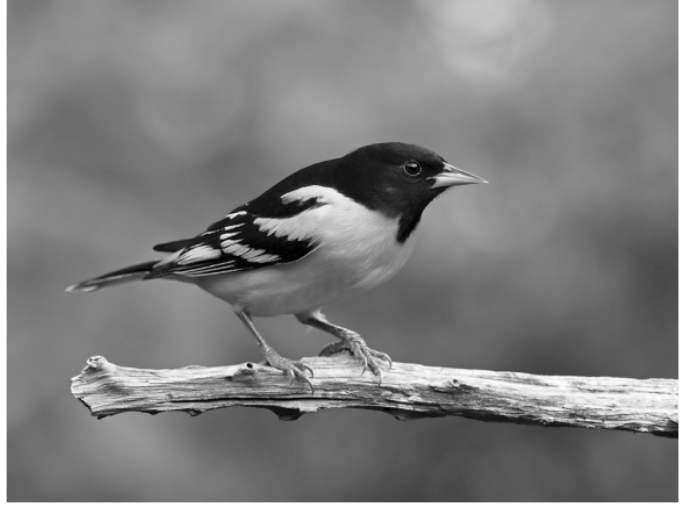
#> input picture Lab4/exercise/bird.png, 685 x 507 px, found by its file name
$ jupyter execute Lab2.2174802010765_HoPhiAnh.ipynb
#> lines starting #> are read from the running program, lines starting #| are printed output that depends on the picture
[cell 1]
import cv2
import numpy as np
import os

1 - Nạp ảnh và lưu thành 3 ảnh với 3 màu khác nhau

[cell 2]
# Nạp ảnh
image = cv2.imread('bird.png')
#> image is the input picture: shape (507, 685, 3); min 0, max 255, mean 126.5

# Lưu ảnh màu đỏ, xanh lá và xanh dương
b, g, r = cv2.split(image)
cv2.imwrite('red_image.png', cv2.merge([b * 0, g * 0, r]))
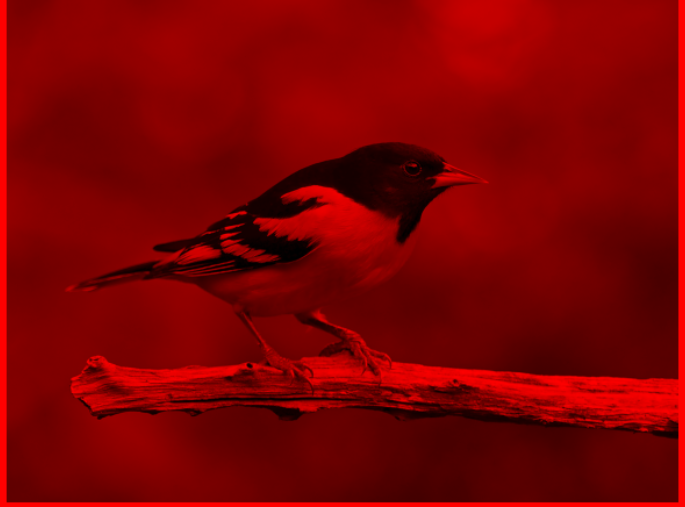
#> saved as red_image.png: shape (507, 685, 3); mean B, G, R 0, 0, 126.5
cv2.imwrite('green_image.png', cv2.merge([b * 0, g, r * 0]))
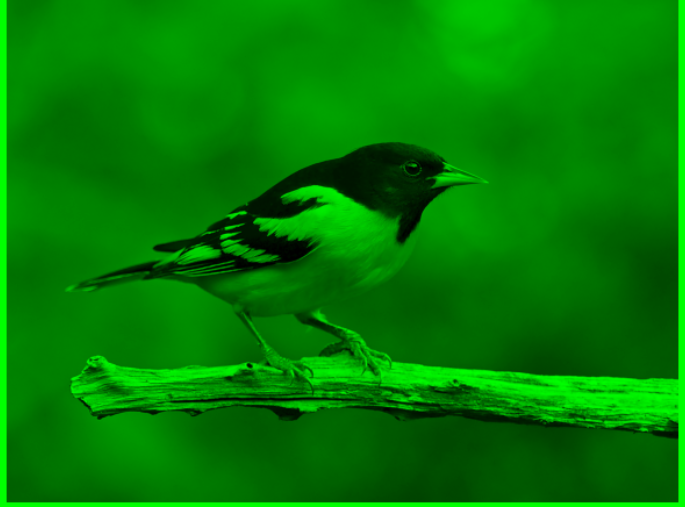
#> saved as green_image.png: shape (507, 685, 3); mean B, G, R 0, 126.5, 0
cv2.imwrite('blue_image.png', cv2.merge([b, g * 0, r * 0]))
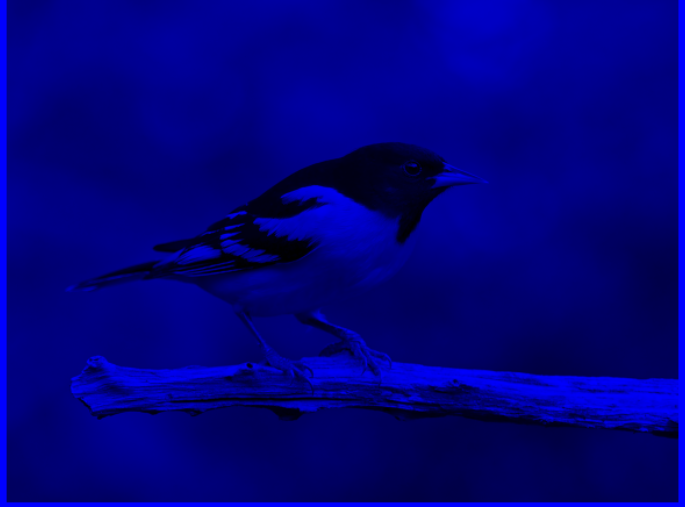
#> saved as blue_image.png: shape (507, 685, 3); mean B, G, R 126.5, 0, 0
#> Out = True

2 - Hoán đối giá trị các màu

[cell 3]
swapped_image = cv2.cvtColor(image, cv2.COLOR_BGR2RGB)
cv2.imwrite('swapped_image.png', swapped_image)
#> Out = True

3 - Chuyển thành hệ màu HSV và lưu 3 ảnh với 3 màu khác nhau

[cell 4]
hsv_image = cv2.cvtColor(image, cv2.COLOR_BGR2HSV)
h, s, v = cv2.split(hsv_image)
#> h: shape (507, 685); every value is 0
cv2.imwrite('h_channel.png', h)
cv2.imwrite('s_channel.png', s)
cv2.imwrite('v_channel.png', v)
#> Out = True

4 - Chuyển sang hệ màu HSV và thay đổi các giá trị kênh

[cell 5]
h_new = (h / 3).astype(np.uint8)
v_new = (v * 0.75).astype(np.uint8)
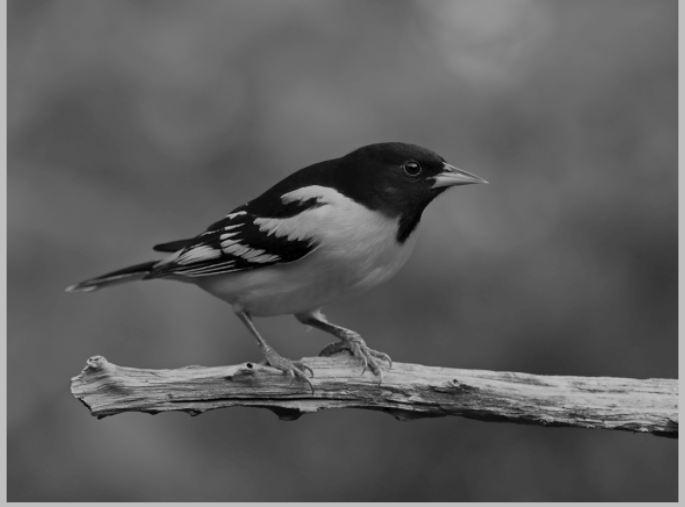
#> v_new: shape (507, 685); min 0, max 191, mean 94.5
new_hsv_image = cv2.merge([h_new, s, v_new])
#> new_hsv_image: shape (507, 685, 3); mean H, S, V 0, 0, 94.5
final_image = cv2.cvtColor(new_hsv_image, cv2.COLOR_HSV2BGR)
cv2.imwrite('modified_image.png', final_image)
#> Out = True

5 - Sử dụng mean filter cho các hình trong thư mục Exercise

[cell 6]
# Đường dẫn đến thư mục chứa ảnh
directory = r'E:\xu li anh so\Lab1\exercise'

# Lặp qua từng ảnh trong thư mục
for filename in os.listdir(directory):
    if filename.endswith('.jpg') or filename.endswith('.jpeg') or filename.endswith('.png'):
        img_path = os.path.join(directory, filename)
        image = cv2.imread(img_path)
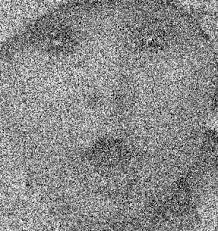
#> input picture Lab1/exercise/baby.jpeg, 218 x 231 px, found by its file name
#> image is the input picture: shape (231, 218, 3); min 0, max 255, mean 137.8

        # Áp dụng mean filter
        filtered_image = cv2.blur(image, (5, 5))
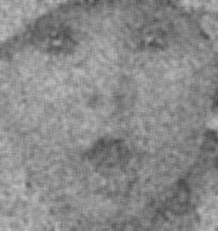
#> filtered_image: shape (231, 218, 3); min 71, max 191, mean 137.8

        # Lưu ảnh đã lọc
        cv2.imwrite(os.path.join(directory, 'filtered_' + filename), filtered_image)
#> pass 2 of the loop `for filename in os.listdir(directory):`:
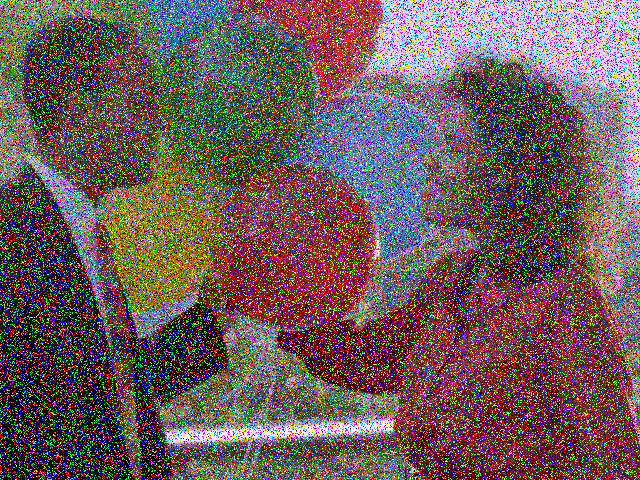
#> input picture Lab1/exercise/balloons_noisy.png, 640 x 480 px, found by its file name
#> image is the input picture: shape (480, 640, 3); mean B, G, R 89.9, 92, 109.1
#> filtered_image: shape (480, 640, 3)
#> pass 3 of the loop `for filename in os.listdir(directory):`:
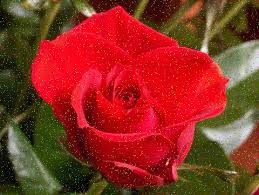
#> input picture Lab1/exercise/flower.jpeg, 259 x 195 px, found by its file name
#> image is the input picture: shape (195, 259, 3); mean B, G, R 35, 49.1, 138.9
#> filtered_image: shape (195, 259, 3)

print("Xong")

6 .Viết chương trình sử dụng mean filter cho các hình trong thư mục Exercise

[cell 7]
def noise_reduction(image_paths):
    os.makedirs('output', exist_ok=True)

    for image_path in image_paths:
        print(f'Dang thuc hien: {image_path}')
        img = cv2.imread(image_path)

        if img is None:
            print(f'Xay ra loi: {image_path}.Hay kiem tra lai .')
            continue

        print(f'Dang tai: {img.shape}')
#| Dang tai: (231, 218, 3)

        mean_filtered = cv2.blur(img, (5, 5))
        cv2.imwrite(f'output/mean_{os.path.basename(image_path)}', mean_filtered)

        gaussian_filtered = cv2.GaussianBlur(img, (5, 5), 0)
        cv2.imwrite(f'output/gaussian_{os.path.basename(image_path)}', gaussian_filtered)

        median_filtered = cv2.medianBlur(img, 5)
        cv2.imwrite(f'output/median_{os.path.basename(image_path)}', median_filtered)
#> pass 2 of the loop in noise_reduction, `for image_path in image_paths:`:
#| Dang tai: (480, 640, 3)
#> gaussian_filtered: shape (480, 640, 3)
#> median_filtered: shape (480, 640, 3)
#> pass 3 of the loop in noise_reduction, `for image_path in image_paths:`:
#| Dang tai: (195, 259, 3)
#> gaussian_filtered: shape (195, 259, 3)
#> median_filtered: shape (195, 259, 3)

image_paths = [r'E:\xu li anh so\Lab1\exercise\baby.jpg',r'E:\xu li anh so\Lab1\exercise\balloons_noisy.png', r'E:\xu li anh so\Lab1\exercise\flower.jpg']
noise_reduction(image_paths)

7. Xác Định Biên

[cell 8]
def edge_detection_all():
    os.makedirs('output/edges', exist_ok=True)
    image_paths = [r'E:\xu li anh so\Lab1\exercise\baby.jpg',r'E:\xu li anh so\Lab1\exercise\balloons_noisy.png', r'E:\xu li anh so\Lab1\exercise\flower.jpg']

    for path in image_paths:
        img = cv2.imread(path)
        if img is None:
            continue

        base = os.path.basename(path)
        denoised = cv2.medianBlur(img, 5)
        gray = cv2.cvtColor(denoised, cv2.COLOR_BGR2GRAY)
        edges = cv2.Canny(gray, 100, 200)
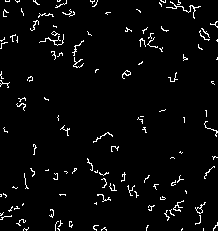
#> edges: shape (231, 218); 3.5% white in thin lines or dots

        cv2.imwrite(f'output/edges/edges_{base}', edges)
#> pass 2 of the loop in edge_detection_all, `for path in image_paths:`:
#> gray: shape (480, 640)
#> in edge_detection_all, `edges = cv2.Canny(gray, 100, 200)`:
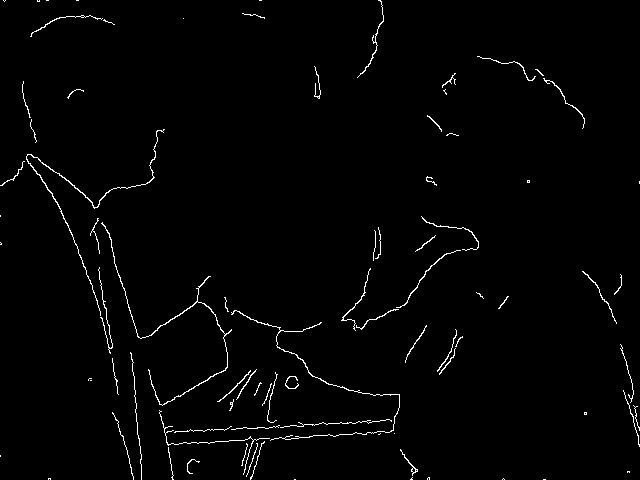
#> edges: shape (480, 640); 1.5% white in thin lines or dots
#> pass 3 of the loop in edge_detection_all, `for path in image_paths:`:
#> gray: shape (195, 259)
#> in edge_detection_all, `edges = cv2.Canny(gray, 100, 200)`:
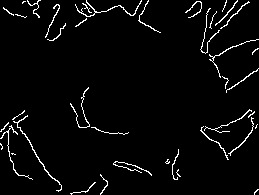
#> edges: shape (195, 259); 3.5% white in thin lines or dots

    print("✅ Đã xác định biên và lưu ảnh.")

edge_detection_all()

8. Đổi màu RGB ngẫu nhiên

[cell 9]
import numpy as np
import random

def random_rgb_swap():
    os.makedirs('output/rgb_random', exist_ok=True)
    image_paths = [r'E:\xu li anh so\Lab1\exercise\baby.jpg',r'E:\xu li anh so\Lab1\exercise\balloons_noisy.png', r'E:\xu li anh so\Lab1\exercise\flower.jpg']

    for path in image_paths:
        img = cv2.imread(path)
        if img is None:
            continue

        base = os.path.basename(path)
        denoised = cv2.medianBlur(img, 5)
        channels = cv2.split(denoised)
        order = [0, 1, 2]
        random.shuffle(order)
        swapped = cv2.merge([channels[i] for i in order])

        cv2.imwrite(f'output/rgb_random/rgb_{base}', swapped)
#> pass 2 of the loop in random_rgb_swap, `for path in image_paths:`:
#> pass 3 of the loop in random_rgb_swap, `for path in image_paths:`:

    print("✅ Đã đổi màu RGB ngẫu nhiên và lưu ảnh.")

random_rgb_swap()

9. Đổi màu HSV ngẫu nhiên

[cell 10]
def random_color_hsv(image_paths):
    for image_path in image_paths:
        print(f'Trying to load image: {image_path}')
        img = cv2.imread(image_path)

        if img is None:
            print(f'Error loading image: {image_path}. Please check the path and file name.')
            continue

        hsv = cv2.cvtColor(img, cv2.COLOR_BGR2HSV)
#> hsv: shape (231, 218, 3); mean H, S, V 0, 0, 137.8

        for i in range(hsv.shape[0]):
            for j in range(hsv.shape[1]):
                hsv[i, j][0] = np.random.randint(0, 180)  # Đổi màu ngẫu nhiên
#> hsv: shape (231, 218, 3); mean H, S, V 89.8, 0, 137.8

        colored = cv2.cvtColor(hsv, cv2.COLOR_HSV2BGR)
        cv2.imwrite(f'output/random_hsv_{os.path.basename(image_path)}', colored)
#> pass 2 of the loop in random_color_hsv, `for image_path in image_paths:`:
#> in random_color_hsv, `colored = cv2.cvtColor(hsv, cv2.COLOR_HSV2BGR)`:
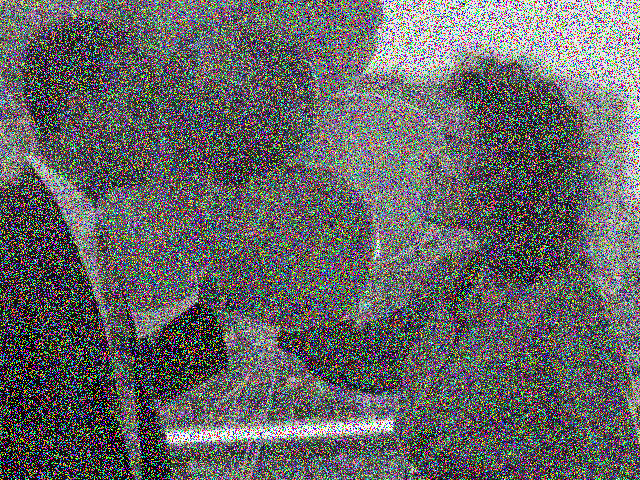
#> colored: shape (480, 640, 3); mean B, G, R 101.8, 101.6, 101.8
#> pass 3 of the loop in random_color_hsv, `for image_path in image_paths:`:
#> in random_color_hsv, `colored = cv2.cvtColor(hsv, cv2.COLOR_HSV2BGR)`:
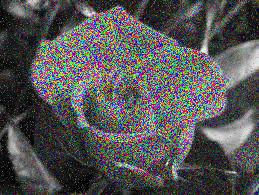
#> colored: shape (195, 259, 3); mean B, G, R 84.9, 84.8, 85.2

# Đường dẫn đến hình ảnh
image_paths = [
    r'E:\xu li anh so\Lab1\exercise\baby.jpg',
    r'E:\xu li anh so\Lab1\exercise\balloons_noisy.png',
    r'E:\xu li anh so\Lab1\exercise\flower.jpg'
]

# Chạy hàm đổi màu HSV ngẫu nhiên
random_color_hsv(image_paths)
